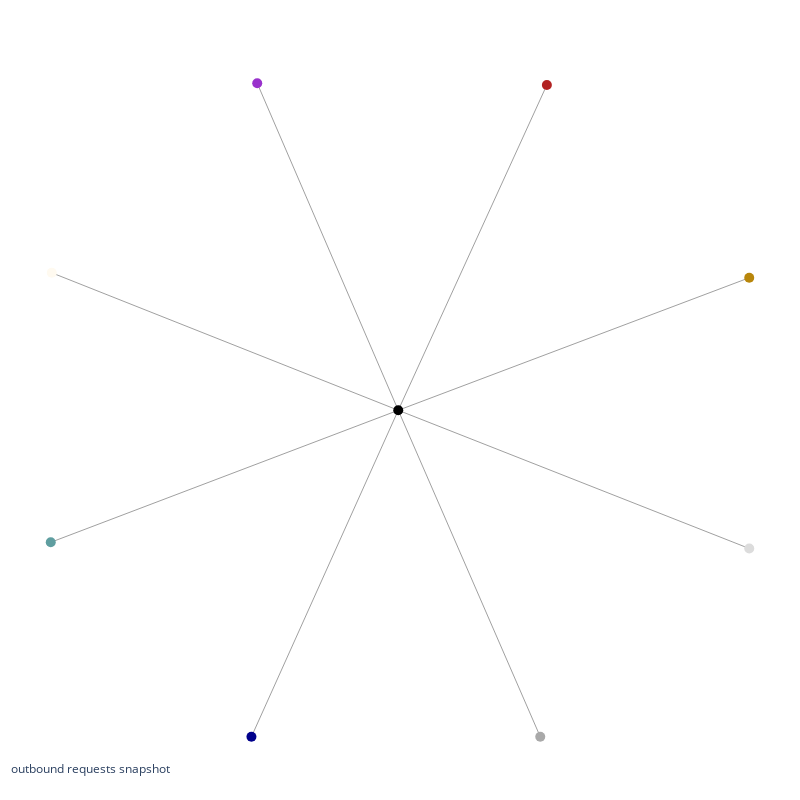

Write notebook code for a chart like this one.
### Code cell
# visualize the outbound requests's ego graph
g, p = get_subgraph(G=G, sub_nodes=[outbound_request])
e = Graph_Viz_Engine(
    graph=g,
    pos=p,
    node_cmap=cmap
)
e.fig.show()

### Figure 1 — Plotly figure (JSON) as saved in the notebook; plotly's stock layout.template omitted (floating-point values rounded to 4 significant figures)
{"data": [{"hoverinfo": "text", "line": {"color": "#888", "width": 0.8}, "mode": "lines", "text": ["('apnews.com/', 'pixel.quantserve.com')", "('theweek.com', 'theweek.com')", "('theweek.com', 'pixel.quantserve.com')", "('www.thedailybeast.com', 'www.thedailybeast.com')", "('www.thedailybeast.com', 'pixel.quantserve.com')", "('www.nationalreview.com', 'www.nationalreview.com')", "('www.nationalreview.com', 'pixel.quantserve.com')", "('www.politico.com', 'www.politico.com')", "('www.politico.com', 'pixel.quantserve.com')", "('news.vice.com/en_us', 'pixel.quantserve.com')", "('www.buzzfeednews.com', 'www.buzzfeednews.com')", "('www.buzzfeednews.com', 'pixel.quantserve.com')", "('www.motherjones.com', 'www.motherjones.com')", "('www.motherjones.com', 'pixel.quantserve.com')"], "type": "scatter", "x": [0.4025, -0.003431, null, 0.4214, 0.4214, null, 0.4214, -0.003431, null, -0.4231, -0.4231, null, -0.4231, -0.003431, null, 1, 1, null, 1, -0.003431, null, -0.9969, -0.9969, null, -0.9969, -0.003431, null, 0.9999, -0.003431, null, -0.9939, -0.9939, null, -0.9939, -0.003431, null, -0.4066, -0.4066, null, -0.4066, -0.003431, null], "y": [-0.9975, 0.0002859, null, 0.9946, 0.9946, null, 0.9946, 0.0002859, null, -0.9975, -0.9975, null, -0.9975, 0.0002859, null, -0.4222, -0.4222, null, -0.4222, 0.0002859, null, -0.4032, -0.4032, null, -0.4032, 0.0002859, null, 0.4052, 0.0002859, null, 0.4205, 0.4205, null, 0.4205, 0.0002859, null, 0.9998, 0.9998, null, 0.9998, 0.0002859, null]}, {"hoverinfo": "text", "marker": {"color": ["#A9A9A9", "#B22222", "#00008B", "#DCDCDC", "#5F9EA0", "#B8860B", "#FFFAF0", "#9932CC", "black"], "size": 10}, "mode": "markers", "text": [" apnews.com/ ---> 1 connections", " theweek.com ---> 2 connections", " www.thedailybeast.com ---> 2 connections", " www.nationalreview.com ---> 2 connections", " www.politico.com ---> 2 connections", " news.vice.com/en_us ---> 1 connections", " www.buzzfeednews.com ---> 2 connections", " www.motherjones.com ---> 2 connections", " pixel.quantserve.com ---> 8 connections"], "type": "scatter", "x": [0.4025, 0.4214, -0.4231, 1, -0.9969, 0.9999, -0.9939, -0.4066, -0.003431], "y": [-0.9975, 0.9946, -0.9975, -0.4222, -0.4032, 0.4052, 0.4205, 0.9998, 0.0002859]}], "layout": {"annotations": [{"showarrow": false, "text": "outbound requests snapshot", "x": 0.005, "xref": "paper", "y": 0.002, "yref": "paper"}], "height": 800, "hovermode": "closest", "margin": {"b": 20, "l": 5, "r": 5, "t": 40}, "showlegend": false, "title": {"font": {"size": 16}}, "width": 800, "xaxis": {"showgrid": false, "showticklabels": false, "zeroline": false}, "yaxis": {"showgrid": false, "showticklabels": false, "zeroline": false}}}
